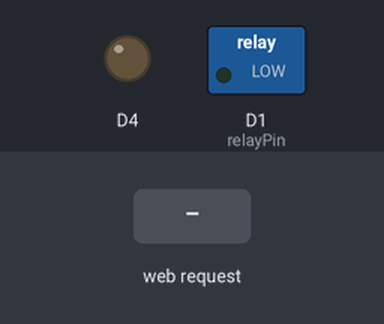
This sketch was run on a simulated ESP8266 (NodeMCU). Parts: switched loads named in the sketch (green lamp = pin HIGH), output pins drawn as LEDs (lit = HIGH, except the on-board LED, lit = LOW). The test bench sets the inputs (shaded band). WiFi joins after 1.5 s; servers stay silent unless stated; what the sketch prints to the serial monitor is not drawn.

Above: at 2.7 s.
2.8 s: HTTP request GET /relay?op=pulse received
At 3.2 s:
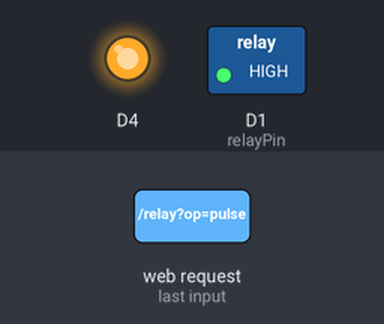
Timing chart, 0 to 5.8 s (numbered marks = the images above; inputs shaded):
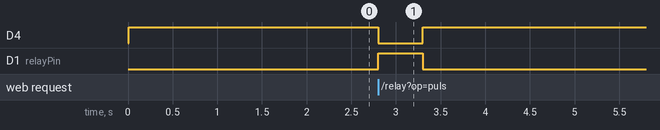

The sketch:

wifiRelay.ino
```cpp
#include <ESP8266WiFi.h>

const char* ssid = "********";
const char* password = "********";

const int relayPin = D1;
const long pulseInterval = 500; //relay pulse 0.5s

WiFiServer server(80);
IPAddress ip(192, 168, 1, 22); // where xx is the desired IP Address
IPAddress gateway(192, 168, 1, 1); // set gateway to match your network
IPAddress subnet(255, 255, 255, 0); // set subnet mask to match your network

void setup() {
  Serial.begin(9600);
  delay(10);

  pinMode(relayPin, OUTPUT);
  pinMode(BUILTIN_LED, OUTPUT);
  digitalWrite(BUILTIN_LED, HIGH);
  digitalWrite(relayPin, LOW);

  Serial.print(F("Setting static ip to : "));
  Serial.println(ip);

  // Connect to WiFi network
  Serial.println();
  Serial.println();
  Serial.print("Connecting to ");
  Serial.println(ssid);

  WiFi.config(ip, gateway, subnet);
  WiFi.begin(ssid, password);

  while (WiFi.status() != WL_CONNECTED) {
    delay(500);
    Serial.print(".");
  }
  Serial.println("");
  Serial.println("WiFi connected");

  // Start the server
  server.begin();
  Serial.println("Server started");

  // Print the IP address
  Serial.print("Use this URL : ");
  Serial.print("http://");
  Serial.print(WiFi.localIP());
  Serial.println("/");

}

void loop() {
  // Check if a client has connected
  WiFiClient client = server.available();
  if (!client) {
    return;
  }

  // Wait until the client sends some data
  Serial.println("new client");
  //while(!client.available()){
  //  delay(1);
  //}

  // Read the first line of the request
  String request = client.readStringUntil('\r');
  Serial.println(request);
  client.flush();

  // API
  if (request.indexOf("/relay?op=pulse") != -1) {
    digitalWrite(BUILTIN_LED, LOW);
    digitalWrite(relayPin, HIGH);
    delay(pulseInterval);
    digitalWrite(BUILTIN_LED, HIGH);
    digitalWrite(relayPin, LOW);
  }

  // Return the response
  client.println("HTTP/1.1 200 OK");
  client.println("Connection: close");
  delay(1);
  Serial.println("Client disconnected");
  Serial.println("");
}
```

Measured:
- after the input at 2.8 s, D4: HIGH → LOW at once, → HIGH 0.50 s later; D1 (relayPin): LOW → HIGH at once, → LOW 0.50 s later
